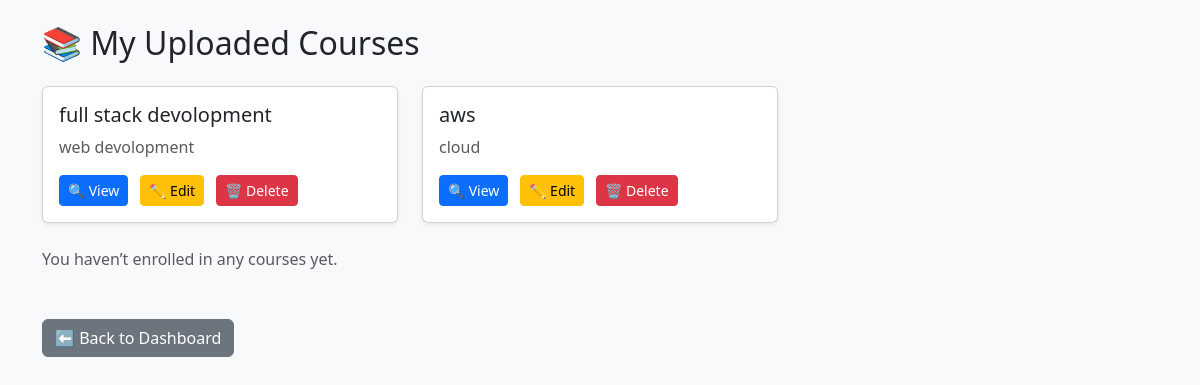
Page /courses/my-courses/ (signed in) on the committed database.
### courses/models.py (models this page shows, shortened)
class Course(models.Model):
    title = models.CharField(max_length=100)
    description = models.TextField()
    created_by = models.ForeignKey(
        settings.AUTH_USER_MODEL,
        on_delete=models.CASCADE,
        related_name='created_courses'
    )
    enrolled_students = models.ManyToManyField(
        settings.AUTH_USER_MODEL,
        through='Enrollment',
        related_name='enrolled_courses',
        blank=True
    )

### courses/views.py (the view)
# urls.py: path('my-courses/', views.my_courses, name='my_courses'),
@login_required
def my_courses(request):
    user = request.user
    uploaded_courses = Course.objects.filter(created_by=user) if getattr(user, "is_faculty", False) else []
    enrolled_courses = [e.course for e in Enrollment.objects.filter(student=user)] if getattr(user, "is_student", False) else []
    context = {
        "uploaded_courses": uploaded_courses,
        "enrolled_courses": enrolled_courses,
    }
    return render(request, "courses/my_courses.html", context)

### users/models.py (called while the page is built)
    @property
    def is_student(self):
        return self.role == 'student'

    @property
    def is_faculty(self):
        return self.role == 'faculty'

### courses/templates/courses/my_courses.html (shortened to what this page needs)
{% load static %}
<!DOCTYPE html>
<html lang="en">
<head>
    <link href="https://cdn.jsdelivr.net/npm/bootstrap@5.3.0/dist/css/bootstrap.min.css" rel="stylesheet">
</head>
<body class="bg-light">
<div class="container mt-4">
    {% if uploaded_courses %}
        <h2 class="mb-4">📚 My Uploaded Courses</h2>
        <div class="row g-4">
            {% for course in uploaded_courses %}
                <div class="col-md-4">
                    <div class="card h-100 shadow-sm">
                        <div class="card-body">
                            <h5 class="card-title">{{ course.title }}</h5>
                            <p class="card-text text-muted">{{ course.description|truncatewords:20 }}</p>
                            <a href="{% url 'courses:course-detail' course.id %}" class="btn btn-primary btn-sm">🔍 View</a>
                            <a href="{% url 'courses:edit_course' course.id %}" class="btn btn-warning btn-sm ms-2">✏️ Edit</a>
                            <a href="{% url 'courses:delete_course' course.id %}"
                               class="btn btn-danger btn-sm ms-2"
                               onclick="return confirm('Are you sure you want to delete this course? This action cannot be undone!');">
                               🗑️ Delete
                            </a>
                        </div>
                    </div>
                </div>
            {% endfor %}
        </div>
    {% else %}
        <p class="text-muted">You haven’t uploaded any courses yet.</p>
    {% endif %}
    {% if enrolled_courses %}
        <h2 class="mt-5 mb-4">🎓 My Enrolled Courses</h2>
        <div class="row g-4">
            {% for course in enrolled_courses %}
                <div class="col-md-4">
                    <div class="card h-100 shadow-sm border-success">
                        <div class="card-body">
                            <h5 class="card-title">{{ course.title }}</h5>
                            <p class="card-text text-muted">{{ course.description|truncatewords:20 }}</p>
                            <p class="text-success small">✅ Enrolled</p>
                            <a href="{% url 'courses:course-detail' course.id %}" class="btn btn-primary btn-sm">🔍 View</a>
                        </div>
                    </div>
                </div>
            {% endfor %}
        </div>
    {% else %}
        <p class="mt-4 text-muted">You haven’t enrolled in any courses yet.</p>
    {% endif %}
    <div class="mt-5">
        {% if request.user.is_student %}
            <a href="{% url 'users:student_dashboard' %}" class="btn btn-secondary">⬅ Back to Dashboard</a>
        {% elif request.user.is_faculty %}
            <a href="{% url 'users:faculty_dashboard' %}" class="btn btn-secondary">⬅ Back to Dashboard</a>
        {% endif %}
    </div>
</div>
</body>
</html>

### rows in the picture
Course: title "full stack devolopment", description "web devolopment"
Course: title "aws", description "cloud"
